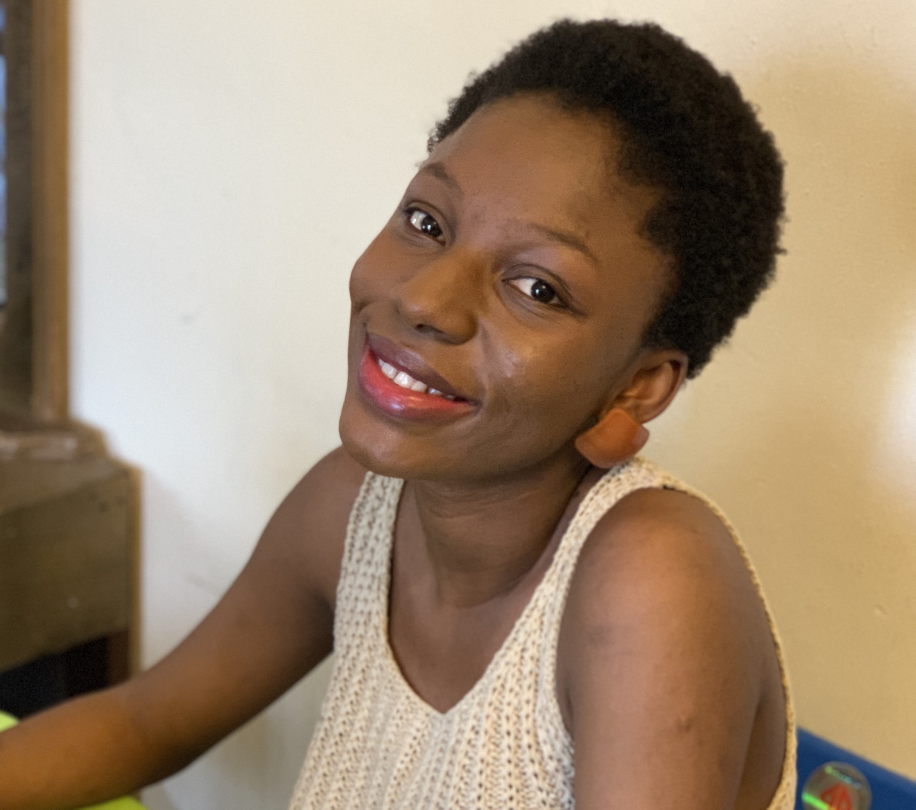
#> input picture africa/Rita-Okonkwo-1.1.1.jpg, 2746 x 2428 px (shown at 1/3 size); its folder holds only this picture in this run
$ python circle-crop.py
#> lines starting #> are read from the running program, lines starting #| are printed output that depends on the picture; after the words box and inside, x2 and y2 are one past the last pixel; in counts of white or black regions, pixels touching at a corner belong together
import os
import glob

from PIL import Image, ImageDraw


def crop(region):
    try:
        os.remove(f"{region}/README.md")
    except FileNotFoundError:
        pass

    images = get_images(region)

    try:
        os.mkdir(f"cropped/{region}")
        print(f"Created cropped/{region} directory")
    except FileExistsError:
        print(f"cropped/{region} directory already exists - overwriting existing photos")

    print("Cropping")

    for image in images:
        crop_image(image)


def get_images(region):
    images = []

    print(f"Collecting photos for {region}")

    images.extend(glob.glob(f"{region}/*"))

    print(f"{len(images)} photos collected")
    return images


def crop_image(image):
#> called with image = 'africa/Rita-Okonkwo-1.1.1.jpg'
    img = Image.open(image)
#> img is the input picture: PIL image 2746x2428 RGB; mean R, G, B 158, 136.3, 113.5
    img = img.resize((50,50))
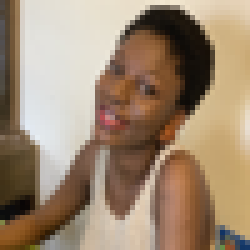
#> img: PIL image 50x50 RGB (shown 5 times larger); mean R, G, B 157.9, 136.3, 113.4

    mask = Image.new("L", img.size, 0)
#> mask: PIL image 50x50 L; every value is 0
    draw = ImageDraw.Draw(mask)
    draw.ellipse([0, 0, img.size[0], img.size[1]], fill=255)

    img_cropped = img.copy()
    img_cropped.putalpha(mask)
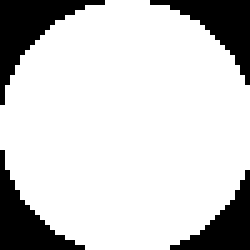
#> mask: PIL image 50x50 L (shown 5 times larger); 80.3% white; 4 black regions, box (x1, y1, x2, y2) and area: (0, 0, 21, 21) 144, (30, 0, 50, 17) 123, (0, 30, 17, 50) 123, (34, 34, 50, 50) 103
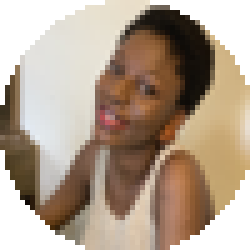
#> img_cropped: PIL image 50x50 RGBA (shown 5 times larger); mean R, G, B, A 157.9, 136.3, 113.4, 204.7; transparent parts drawn white

    img_cropped.save(f"cropped/{os.path.splitext(image)[0]}.png")


if __name__ == "__main__":
    try:
        os.mkdir(f"cropped")
        print(f"Created cropped directory")
    except FileExistsError:
        print(f"cropped directory already exists")

    regions = ("africa", "asia", "australia-nz", "europe", "middle-east", "north-america", "south-america")

    for region in regions:
        crop(region)
